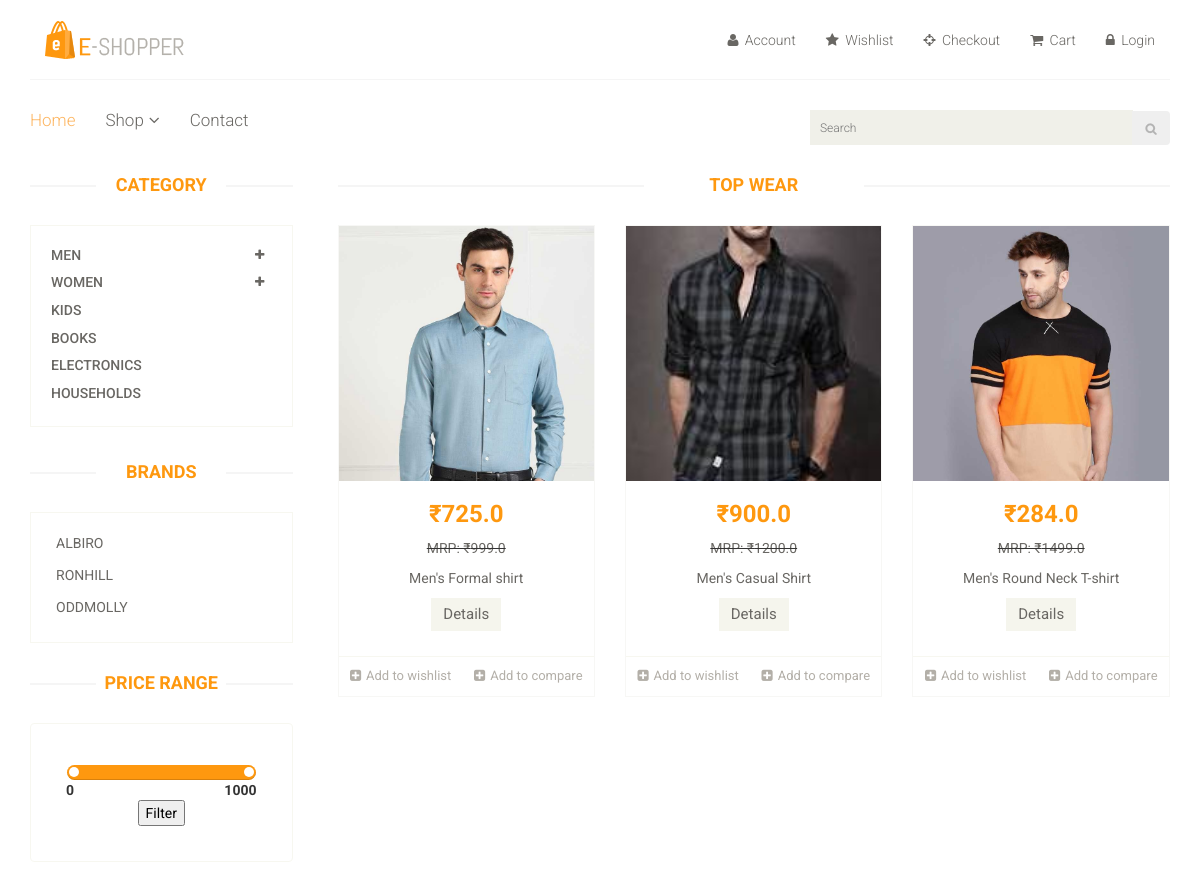
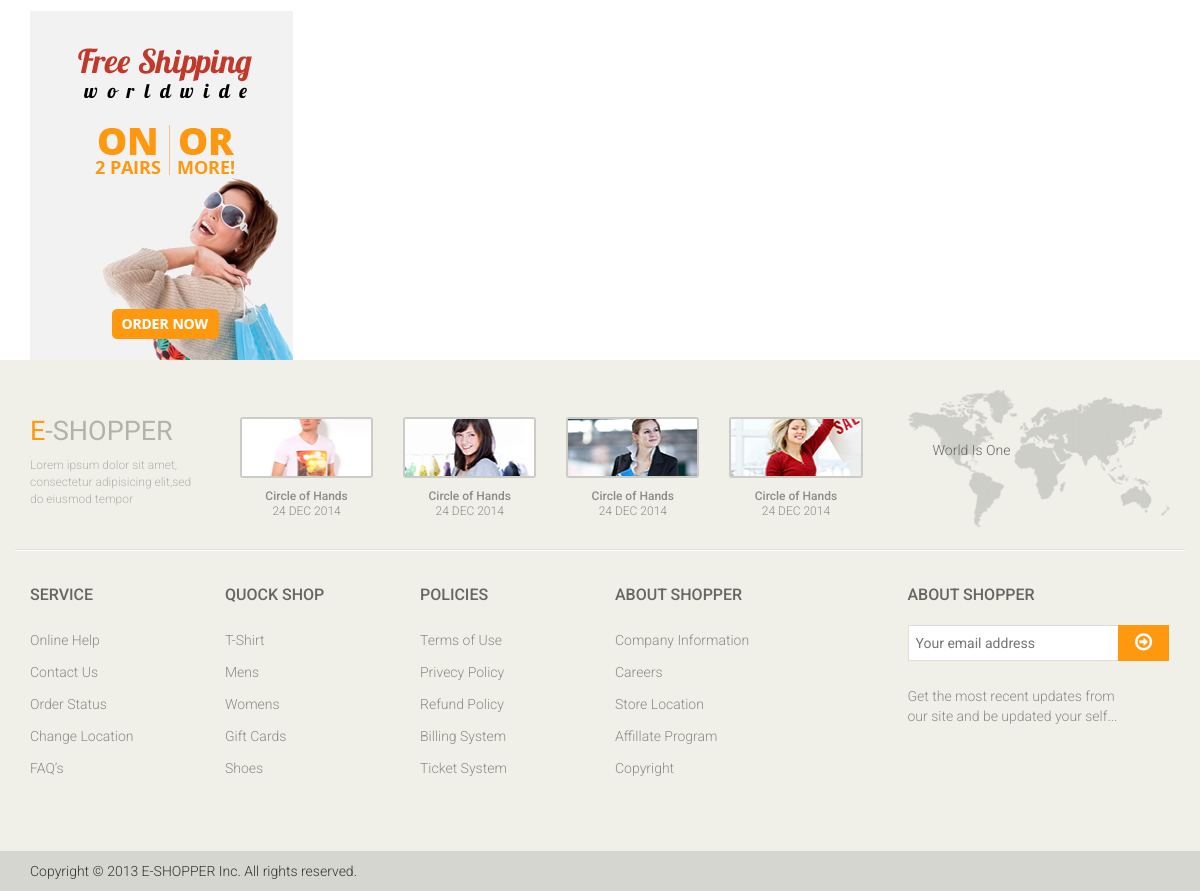
The app's page /shop/4/ with its own data (2 pictures, top to bottom).
### apps/products/models.py (models this page shows, shortened)
class Category(models.Model):
    category = models.CharField(max_length=100, unique=True, blank=True, null=True)
    class Meta:
        verbose_name_plural = 'categories'

class Brand(models.Model):
    brand = models.CharField(max_length=100, unique=True)
    enable = models.BooleanField(default=True)
    def __str__(self):
        return self.brand

class SubCategory(models.Model):
    category = models.ForeignKey(Category, on_delete = models.CASCADE, blank=True, null=True)
    sub_category = models.CharField(max_length=100, blank=True, null=True)
    sub_cat_image = models.ImageField(upload_to='products/sub-category-image', blank=True, null=True)
    class Meta:
        verbose_name_plural = 'sub categories'

class Product(models.Model):
    prod_id = models.CharField(max_length=10, unique=True, blank=True, null=True)
    title = models.CharField(max_length=100)
    s_desc = models.CharField(max_length=100, null=True, blank=True)
    l_desc = models.TextField(null=True, blank=True)
    main_image = models.ImageField(upload_to='products/', null=True, blank=True)
    category = models.ForeignKey(Category, on_delete= models.CASCADE, blank=True, null=True)
    sub_category = models.ForeignKey(SubCategory, on_delete= models.CASCADE, blank=True, null=True)
    brand = models.ForeignKey(Brand, on_delete= models.CASCADE, blank=True, null=True)
    colours = models.CharField(max_length=50, blank=True, null=True)
    mrp = models.FloatField(null=True, blank=True)
    sell_price =models.FloatField(null=True, blank=True)
    released_on = models.DateTimeField(auto_now_add= True)
    updated_on = models.DateTimeField(auto_now=True)
    slug = models.SlugField(null=True, blank=True)
    enable = models.BooleanField(default=True)
    stock = models.BooleanField(default=True)
    class Meta:
        verbose_name_plural = 'Products'

### apps/products/views.py (the view, shortened to what this page needs)
# urls.py: path('shop/<int:id>/', views.shop, name='shop')
def shop(request, id):
    categories = Sidebar.categories
    sub_cat_obj = get_object_or_404(SubCategory, id=id)
    products = Product.objects.filter(sub_category__id = id)
    try:
        max_value = 10**int(len(str(int(max([product.sell_price for product in products])))))
    except:
        max_value = 0
    selected_value_min=0
    selected_value_max=max_value
    print('slider',selected_value_min)
    items = sub_cat_obj.product_set.all()
    brands_list =[]
    price_slider = True
    for item in items:
        brands_list.append(item.brand)
    brands = tuple(brands_list)
    page = request.GET.get('page', 1)
    paginator = Paginator(products, 15)
    try:
        pg = paginator.page(page)
    except PageNotAnInteger:
        pg = paginator.page(1)
    except EmptyPage:
        pg = paginator.page(paginator.num_pages)
    products_after_pagiation = pg
    context = {'max_value':max_value, 'price_slider':price_slider, 'categories':categories, 'brands':brands, 'sub_cat_obj':sub_cat_obj, 'products':products_after_pagiation, 'page':pg, 'selected_value_min':selected_value_min, 'selected_value_max':selected_value_max}
    return render(request, 'products/shop.html', context)

### templates/products/shop.html (shortened to what this page needs)
{% extends 'base/base.html' %}
	{% block content %}
	<section>
		<div class="container">
			<div class="row">
				{% include 'common/sidebar.html' %}
				<div class="col-sm-9 padding-right">
					<div class="features_items">
						<h2 class="title text-center">{{sub_cat_obj.sub_category}}</h2>
						{% for product in products %}
						<div class="col-sm-4">
							<div class="product-image-wrapper">
								<div class="single-products">
									<div class="productinfo text-center">
										<img src="{{product.main_image.url}}" alt="" />
										<h2>₹{{product.sell_price}}</h2>
										<strike><p>MRP: ₹{{product.mrp}}</p></strike>
										<p>{{product.title}}</p>
										<a href="#" class="btn btn-default add-to-cart">Details</a>
									</div>
									<div class="product-overlay">
										<div class="overlay-content">
										</div>
									</div>
								</div>
								<div class="choose">
									<ul class="nav nav-pills nav-justified">
										<li><a href=""><i class="fa fa-plus-square"></i>Add to wishlist</a></li>
										<li><a href=""><i class="fa fa-plus-square"></i>Add to compare</a></li>
									</ul>
								</div>
							</div>
						</div>
						{% endfor %}
					</div>
				</div>
			</div>
		</div>
	</section>
    {% endblock %}

### templates/common/sidebar.html (shortened to what this page needs)
<div class="col-sm-3">
    <div class="left-sidebar">
        <h2>Category</h2>
        <div class="panel-group category-products" id="accordian">
            <div class="panel panel-default">
                {% for category in categories %}
                <div class="panel-heading">
                    <h4 class="panel-title">
                        <a data-toggle="collapse" data-parent="#accordian" href="#{{category.id}}">
                            {% if category.subcategory_set.all %}
                            <span class="badge pull-right"><i class="fa fa-plus"></i></span>
                            {% endif %}
                            {{category.category}}
                        </a>
                    </h4>
                </div>
                {% endfor %}
            </div>
        </div>
        <div class="brands_products">
            <h2>Brands</h2>
            <div class="brands-name">
                <ul class="nav nav-pills nav-stacked">
                    {% for brand in brands %}
                    <li><a href="#"> {{brand}}</a></li>
                    {% endfor %}
                </ul>
            </div>
        </div>
        {% if max_value %}
        <div class="price-range">
            <h2>Price Range</h2>
            <div class="well text-center">
                <form action="" method="POST">
                    <input type="text" class="span2" value="" data-slider-min="0" data-slider-max="{{max_value}}" data-slider-step="5" data-slider-value="[{{selected_value_min}},{{selected_value_max}}]" id="sl2" name='slider'><br />
                    <b class="pull-left">{{selected_value_min}}</b> <b class="pull-right">{{selected_value_max}}</b><br>
                    <button type="submit">Filter</button>
                </form>
            </div>
        </div>
        <div class="shipping text-center">
            <img src="images/home/shipping.jpg" alt="" />
        </div>
        {% endif %}
    </div>
</div>

### static/css/main.css (style rules this page uses)
body { font-family: 'Roboto', sans-serif; position: relative; font-weight: 400px; }
ul li { list-style: none; }
a { -webkit-transition: 300ms; transition: 300ms; }
h1, h2, h3, h4, h5, h6 { font-family: 'Roboto', sans-serif; }
.category-products { border: 1px solid #F7F7F0; margin-bottom: 35px; padding-bottom: 20px; padding-top: 15px; }
.left-sidebar h2, .brands_products h2 { color: #FE980F; font-family: 'Roboto', sans-serif; font-size: 18px; font-weight: 700; margin: 0 auto 30px; text-align: center; text-transform: uppercase; position: relative; z-index: 3; }
.left-sidebar h2:after, h2.title:after { content: " "; position: absolute; border: 1px solid #f5f5f5; bottom: 8px; left: 0; width: 100%; height: 0; z-index: -2; }
.left-sidebar h2:before { content: " "; position: absolute; background: #fff; bottom: -6px; width: 130px; height: 30px; z-index: -1; left: 50%; margin-left: -65px; }
h2.title:before { content: " "; position: absolute; background: #fff; bottom: -6px; width: 220px; height: 30px; z-index: -1; left: 50%; margin-left: -110px; }
.category-products .panel { background-color: #FFFFFF; border: 0px; border-radius: 0px; -webkit-box-shadow: none; box-shadow: none; margin-bottom: 0px; }
.category-products .panel-default .panel-heading { background-color: #FFFFFF; border: 0 none; color: #FFFFFF; padding: 5px 20px; }
.category-products .panel-default .panel-heading .panel-title a { color: #696763; font-family: 'Roboto', sans-serif; font-size: 14px; text-decoration: none; text-transform: uppercase; }
.category-products .badge { background: none; border-radius: 10px; color: #696763; display: inline-block; font-size: 12px; font-weight: bold; line-height: 1; min-width: 10px; padding: 3px 7px; text-align: center; vertical-align: baseline; white-space: nowrap; }
.brands-name { border: 1px solid #F7F7F0; padding-bottom: 20px; padding-top: 15px; }
.brands-name .nav-stacked li a { background-color: #FFFFFF; color: #696763; font-family: 'Roboto', sans-serif; font-size: 14px; padding: 5px 25px; text-decoration: none; text-transform: uppercase; }
.shipping { background-color: #F2F2F2; margin-top: 40px; overflow: hidden; padding-top: 20px; position: relative; }
.price-range { margin-top: 30px; }
.well { background-color: #FFFFFF; border: 1px solid #F7F7F0; border-radius: 4px; -webkit-box-shadow: none; box-shadow: none; margin-bottom: 20px; min-height: 20px; padding: 35px; }
.padding-right { padding-right: 0; }
.features_items { overflow: hidden; }
h2.title { color: #FE980F; font-family: 'Roboto', sans-serif; font-size: 18px; font-weight: 700; margin: 0 15px; text-transform: uppercase; margin-bottom: 30px; position: relative; }
.product-image-wrapper { border: 1px solid #F7F7F5; overflow: hidden; margin-bottom: 30px; }
.single-products { position: relative; }
.productinfo h2 { color: #FE980F; font-family: 'Roboto', sans-serif; font-size: 24px; font-weight: 700; }
.productinfo p { font-family: 'Roboto', sans-serif; font-size: 14px; font-weight: 400; color: #696763; }
.productinfo img { width: 100%; }
.productinfo { position: relative; }
.product-overlay { background: rgba(254, 152, 15, .8); top: 0; display: none; height: 0; position: absolute; -webkit-transition: height 500ms ease 0s; transition: height 500ms ease 0s; width: 100%; display: block; }
.product-overlay .overlay-content { bottom: 0; position: absolute; bottom: 0; text-align: center; width: 100%; }
.add-to-cart { background: #F5F5ED; border: 0 none; border-radius: 0; color: #696763; font-family: 'Roboto', sans-serif; font-size: 15px; margin-bottom: 25px; }
.choose { border-top: 1px solid #F7F7F0; }
.choose ul li a { color: #B3AFA8; font-family: 'Roboto', sans-serif; font-size: 13px; padding-left: 0; padding-right: 0; }
.choose ul li a i { margin-right: 5px; }

### records on screen
Category: category "MEN"
Category: category "WOMEN"
Category: category "KIDS"
Category: category "BOOKS"
Category: category "ELECTRONICS"
Category: category "HOUSEHOLDS"
Brand: brand "ALBIRO"
Brand: brand "RONHILL"
Brand: brand "ODDMOLLY"
SubCategory: sub_category "TOP WEAR"
Product: main_image (picture), sell_price "725.0", mrp "999.0", title "Men's Formal shirt"
Product: main_image (picture), sell_price "900.0", mrp "1200.0", title "Men's Casual Shirt"
Product: main_image (picture), sell_price "284.0", mrp "1499.0", title "Men's Round Neck T-shirt"

### other values on screen
{{ selected_value_min }} "0"
{{ selected_value_max }} "1000"
